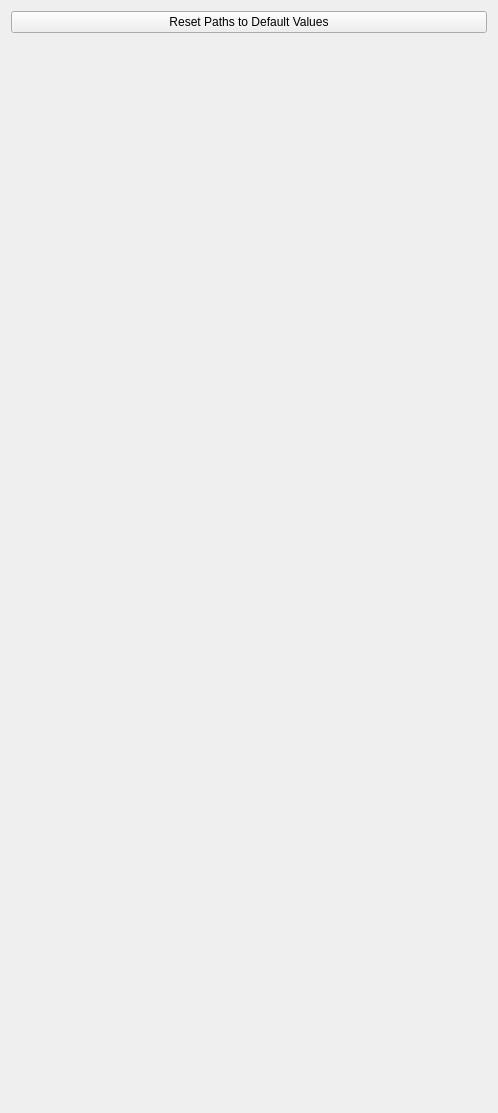
<?xml version="1.0" encoding="UTF-8"?>
<ui version="4.0">
 <class>paths_form</class>
 <widget class="QWidget" name="paths_form">
  <property name="geometry">
   <rect>
    <x>0</x>
    <y>0</y>
    <width>498</width>
    <height>1113</height>
   </rect>
  </property>
  <property name="windowTitle">
   <string>Form</string>
  </property>
  <layout class="QGridLayout" name="gridLayout">
   <item row="6" column="0">
    <widget class="PathWidget" name="depth2img_path_widget" native="true">
     <property name="title" stdset="0">
      <string>Depth2img Model Path</string>
     </property>
     <property name="description" stdset="0">
      <string>Absolute path to the depth2img model directory</string>
     </property>
     <property name="path_name" stdset="0">
      <string>depth2img_model</string>
     </property>
    </widget>
   </item>
   <item row="15" column="0">
    <widget class="PathWidget" name="video_path_widget" native="true">
     <property name="title" stdset="0">
      <string>Video Path</string>
     </property>
     <property name="description" stdset="0">
      <string>Absolute path to the directory which will contain generated videos</string>
     </property>
     <property name="path_name" stdset="0">
      <string>video</string>
     </property>
    </widget>
   </item>
   <item row="8" column="0">
    <widget class="PathWidget" name="inpaint_path_widget" native="true">
     <property name="title" stdset="0">
      <string>Inpaint / Outpaint Model Path</string>
     </property>
     <property name="description" stdset="0">
      <string>Absolute path to the to the inpaint model directory</string>
     </property>
     <property name="path_name" stdset="0">
      <string>inpaint_model</string>
     </property>
    </widget>
   </item>
   <item row="11" column="0">
    <widget class="PathWidget" name="embeddings_path_widget" native="true">
     <property name="title" stdset="0">
      <string>Embeddings Path</string>
     </property>
     <property name="description" stdset="0">
      <string>Absolute path to the Textual Inversion model directory</string>
     </property>
     <property name="path_name" stdset="0">
      <string>embeddings</string>
     </property>
    </widget>
   </item>
   <item row="12" column="0">
    <widget class="PathWidget" name="lora_path_widget" native="true">
     <property name="title" stdset="0">
      <string>LoRA Path</string>
     </property>
     <property name="description" stdset="0">
      <string>Absolute path to the LOrA model directory</string>
     </property>
     <property name="path_name" stdset="0">
      <string>lora</string>
     </property>
    </widget>
   </item>
   <item row="0" column="0">
    <widget class="QPushButton" name="auto_button">
     <property name="text">
      <string>Reset Paths to Default Values</string>
     </property>
    </widget>
   </item>
   <item row="3" column="0">
    <widget class="PathWidget" name="txt2img_path_widget" native="true">
     <property name="title" stdset="0">
      <string>Txt2img / img2img Model Path</string>
     </property>
     <property name="description" stdset="0">
      <string>Absolute path to the txt2img model directory</string>
     </property>
     <property name="path_name" stdset="0">
      <string>txt2img_model</string>
     </property>
    </widget>
   </item>
   <item row="14" column="0">
    <widget class="PathWidget" name="gif_path_widget" native="true">
     <property name="title" stdset="0">
      <string>GIF Path</string>
     </property>
     <property name="description" stdset="0">
      <string>Absolute path to the directory which will hold generated GIFs</string>
     </property>
     <property name="path_name" stdset="0">
      <string>gif</string>
     </property>
    </widget>
   </item>
   <item row="2" column="0">
    <widget class="PathWidget" name="base_path_widget" native="true">
     <property name="title" stdset="0">
      <string>Base Path</string>
     </property>
     <property name="description" stdset="0">
      <string>Absolute path to the directory which will hold all model directories</string>
     </property>
     <property name="path_name" stdset="0">
      <string>base</string>
     </property>
    </widget>
   </item>
   <item row="10" column="0">
    <widget class="PathWidget" name="txt2vid_path_widget" native="true">
     <property name="title" stdset="0">
      <string>Txt2vid Model Path</string>
     </property>
     <property name="description" stdset="0">
      <string>Absolute path to the txt2vid models directory</string>
     </property>
     <property name="path_name" stdset="0">
      <string>txt2vid_model</string>
     </property>
    </widget>
   </item>
   <item row="9" column="0">
    <widget class="PathWidget" name="upscale_path_widget" native="true">
     <property name="title" stdset="0">
      <string>Upscale Model Path</string>
     </property>
     <property name="description" stdset="0">
      <string>Absolute path to the upscale model directory</string>
     </property>
     <property name="path_name" stdset="0">
      <string>upscale_model</string>
     </property>
    </widget>
   </item>
   <item row="1" column="0">
    <widget class="PathWidget" name="huggingface_cache_widget" native="true">
     <property name="title" stdset="0">
      <string>Huggingface Cache</string>
     </property>
     <property name="description" stdset="0">
      <string>Path to the folder which contains the huggingface cache (requires restart)</string>
     </property>
     <property name="path_name" stdset="0">
      <string>hf_cache</string>
     </property>
    </widget>
   </item>
   <item row="17" column="0">
    <spacer name="verticalSpacer">
     <property name="orientation">
      <enum>Qt::Vertical</enum>
     </property>
     <property name="sizeHint" stdset="0">
      <size>
       <width>20</width>
       <height>40</height>
      </size>
     </property>
    </spacer>
   </item>
   <item row="13" column="0">
    <widget class="PathWidget" name="image_path_widget" native="true">
     <property name="title" stdset="0">
      <string>Image Path</string>
     </property>
     <property name="description" stdset="0">
      <string>Absolute path to the directory which will contain generated images</string>
     </property>
     <property name="path_name" stdset="0">
      <string>image</string>
     </property>
    </widget>
   </item>
   <item row="7" column="0">
    <widget class="PathWidget" name="pix2pix_path_widget" native="true">
     <property name="title" stdset="0">
      <string>Pix2pix Model Path</string>
     </property>
     <property name="description" stdset="0">
      <string>Absolute path to the pix2pix model directory</string>
     </property>
     <property name="path_name" stdset="0">
      <string>pix2pix_model</string>
     </property>
    </widget>
   </item>
  </layout>
 </widget>
 <customwidgets>
  <customwidget>
   <class>PathWidget</class>
   <extends>QWidget</extends>
   <header>airunner/pyqt/widgets/paths/path_widget</header>
   <container>1</container>
  </customwidget>
 </customwidgets>
 <resources/>
 <connections>
  <connection>
   <sender>auto_button</sender>
   <signal>clicked()</signal>
   <receiver>paths_form</receiver>
   <slot>action_button_clicked_reset()</slot>
   <hints>
    <hint type="sourcelabel">
     <x>271</x>
     <y>25</y>
    </hint>
    <hint type="destinationlabel">
     <x>291</x>
     <y>-16</y>
    </hint>
   </hints>
  </connection>
 </connections>
 <slots>
  <slot>action_button_clicked_reset()</slot>
  <slot>action_button_clicked_path_huggingface_cache()</slot>
  <slot>action_button_clicked_path_base()</slot>
  <slot>action_button_clicked_path_txt2img()</slot>
  <slot>action_button_clicked_path_depth2img()</slot>
  <slot>action_button_clicked_path_pix2pix()</slot>
  <slot>action_button_clicked_path_inpaint()</slot>
  <slot>action_button_clicked_path_upscale()</slot>
  <slot>action_button_clicked_path_txt2vid()</slot>
  <slot>action_button_clicked_path_embeddings()</slot>
  <slot>action_button_clicked_path_lora()</slot>
  <slot>action_button_clicked_path_image()</slot>
  <slot>action_button_clicked_path_gif()</slot>
  <slot>action_button_clicked_path_video()</slot>
  <slot>action_path_changed_huggingface_cache(QString)</slot>
  <slot>action_path_changed_base(QString)</slot>
  <slot>action_path_changed_txt2img(QString)</slot>
  <slot>action_path_changed_depth2img(QString)</slot>
  <slot>action_path_changed_pix2pix(QString)</slot>
  <slot>action_path_changed_inpaint(QString)</slot>
  <slot>action_path_changed_upscale(QString)</slot>
  <slot>action_path_changed_txt2vid(QString)</slot>
  <slot>action_path_changed_embeddings(QString)</slot>
  <slot>action_path_changed_lora(QString)</slot>
  <slot>action_path_changed_image(QString)</slot>
  <slot>action_path_changed_gif(QString)</slot>
  <slot>action_path_changed_video(QString)</slot>
 </slots>
</ui>
